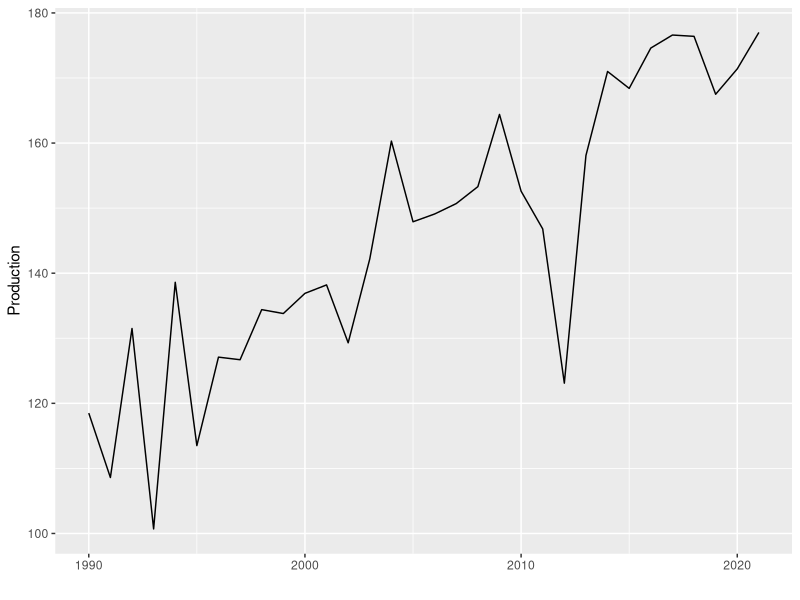
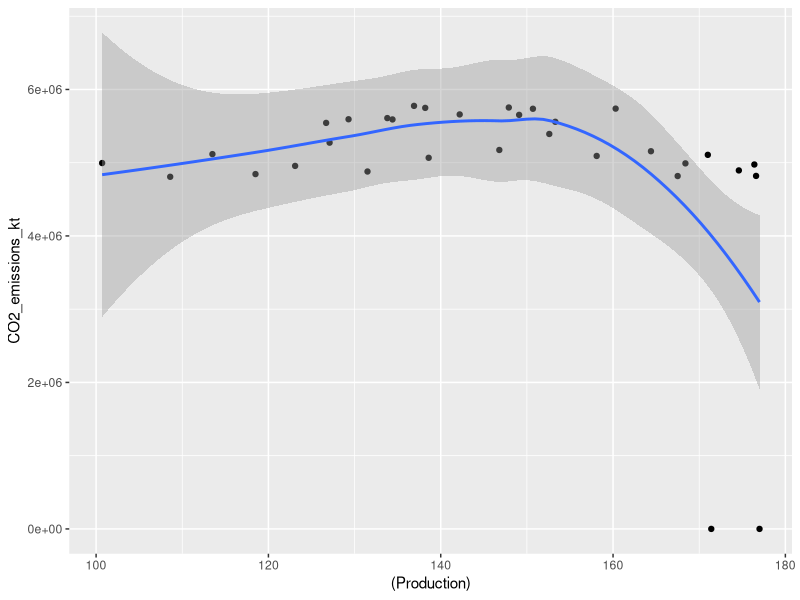
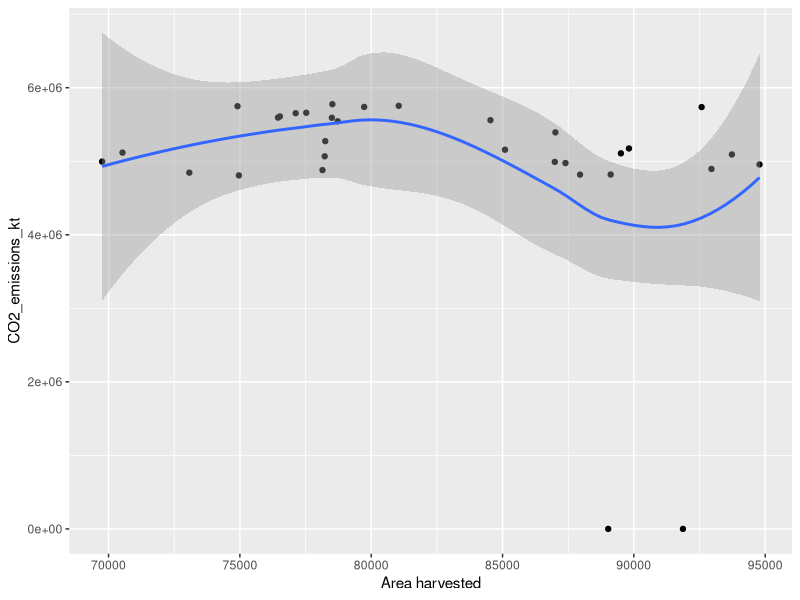
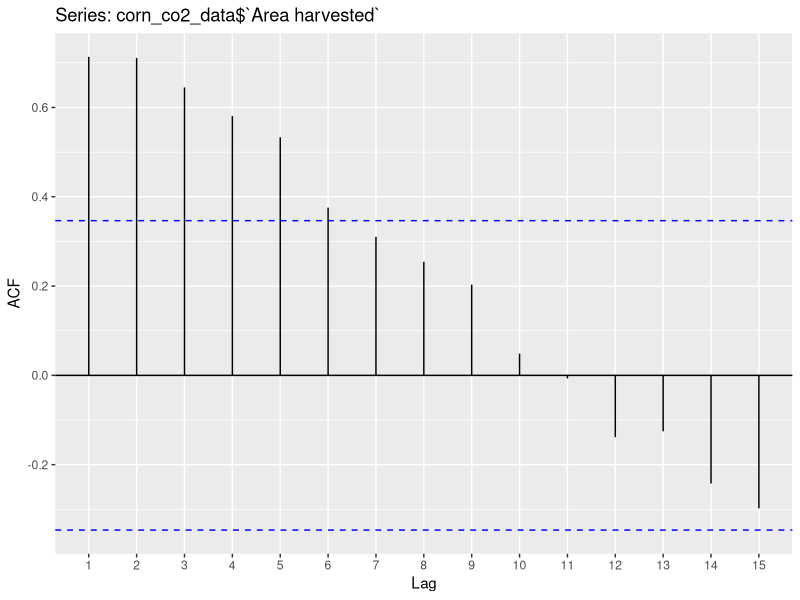
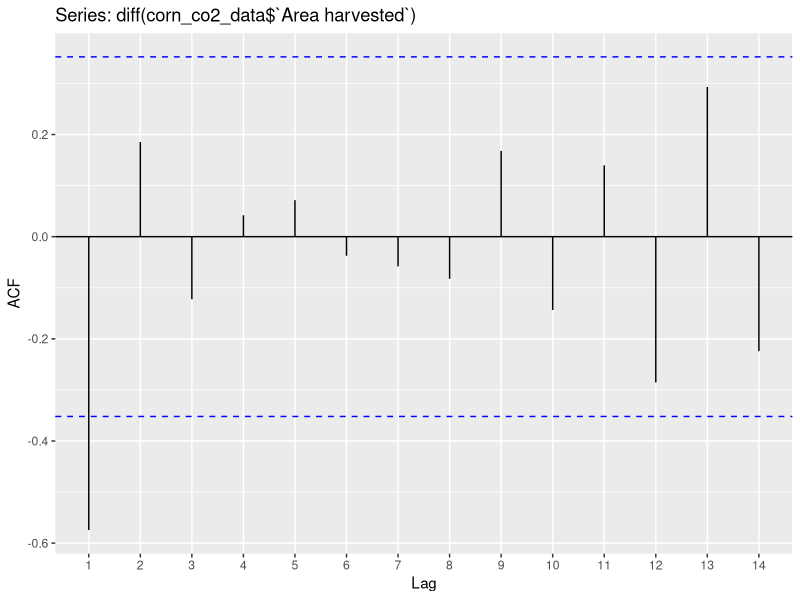
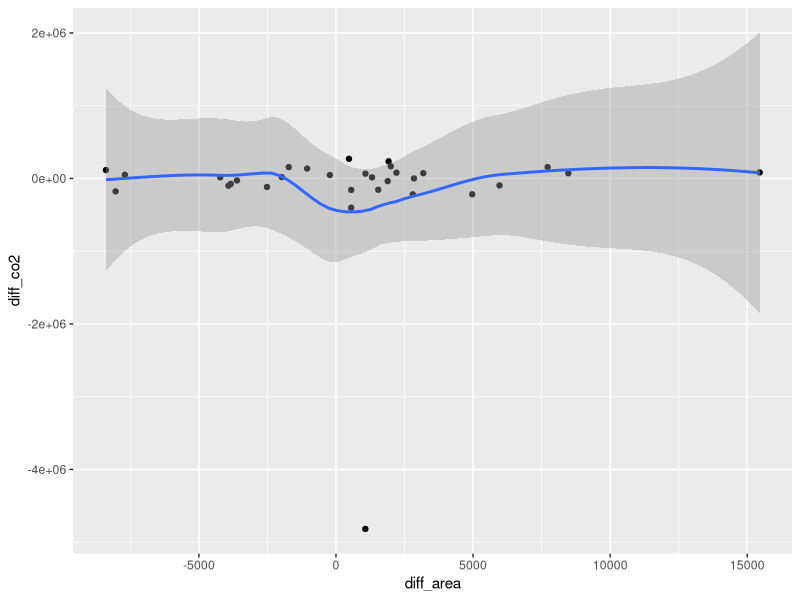
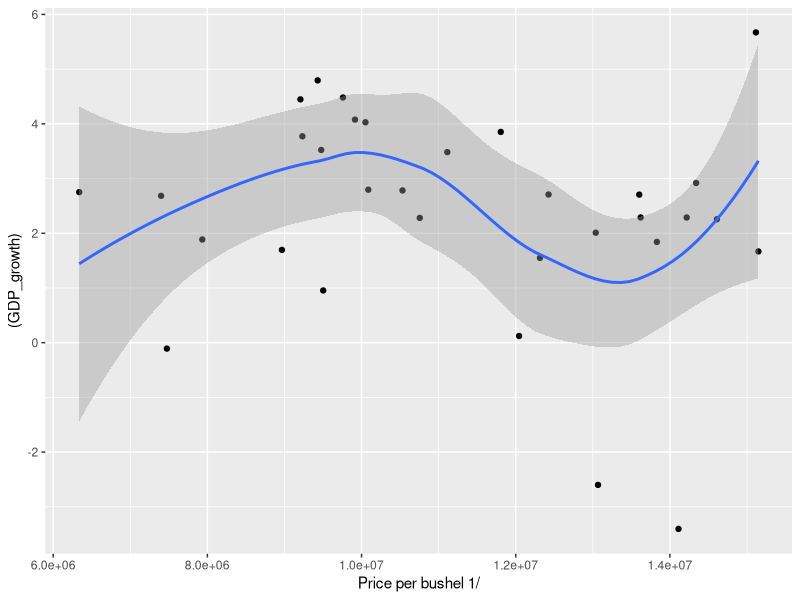
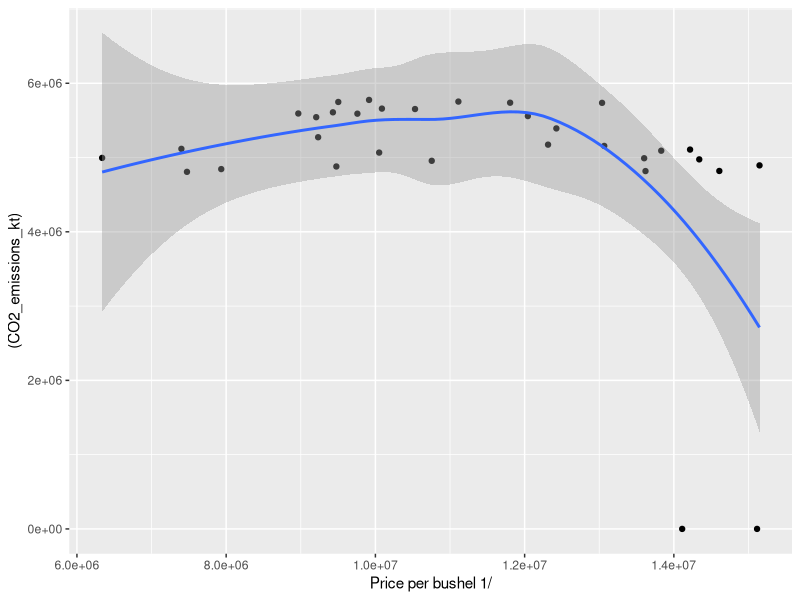

Source code (R) for these figures, in order:
## ---- chunk 1
library(tidyverse)
library(ggplot2)
library(dplyr)
#install.packages("forecast")
require(forecast)
library(readr)
library(tidyr)
## ---- chunk 2
co2_data_clean <- read.csv(here::here("dataset/clean_co2.csv"))

## ---- chunk 3
# used barley datasets for col names
barley_data_3 <- read_csv(here::here("dataset", "barley/crop_p015_t005.csv"),skip = 5)
barley_data_3<- barley_data_3[-2,3:ncol(barley_data_3)] %>% drop_na(Year) %>% head(-1)

barley_data_4 <- read_csv(here::here("dataset", "barley/crop_p016_t010.csv"),skip = 5)
barley_data_4<- barley_data_4[-2,3:ncol(barley_data_4)] %>% drop_na(Year) %>% head(-1)



corn_data_3 <-read_csv(here::here("dataset", "corn/crop_p031_t024.csv"),skip = 7)
corn_data_3<- corn_data_3[-2,3:ncol(corn_data_3)] %>% drop_na(Year) %>%filter(nchar(Year)==4)
colnames(corn_data_3) <- colnames(barley_data_3) ## (barley_data_3)
corn_data_3 <- corn_data_3[,1:7]
# View(corn_data_3)

corn_data_4 <- read_csv(here::here("dataset", "corn/crop_p032_t034.csv"),skip = 7)
corn_data_4<- corn_data_4[-2,3:ncol(corn_data_4)] %>% drop_na(Year) %>%filter(nchar(Year)==4)
colnames(corn_data_4) <- colnames(barley_data_4) ## (barley_data_4)
corn_data_4 <- corn_data_4[,1:7]
# View(corn_data_4)


corn_data <- corn_data_3%>%bind_rows(corn_data_4) 
corn_data <- corn_data %>% type_convert()
View(corn_data)

corn_co2_data <- co2_data_clean %>% left_join(corn_data, by = c("Time" = "Year"))
View(corn_co2_data)

## ---- chunk 4

Year <- corn_co2_data %>% pull(Time)
Production <- corn_co2_data %>% pull(Production)
co_emit <- corn_co2_data %>% pull(CO2_emissions_kt)

corn_ts <- ggplot(corn_co2_data, aes(x=Year, y=Production)) +
  geom_line() +
  xlab("")
corn_ts

## ---- chunk 5
corn_co2_data %>% ggplot(aes(x = (Production), y = CO2_emissions_kt)) + geom_point()+ geom_smooth()

corn_co2_data %>% ggplot(aes(x = `Area harvested`, y = CO2_emissions_kt)) + geom_point()+ geom_smooth()
## ---- chunk 6
ggAcf(corn_co2_data$`Area harvested`) 
## ---- chunk 7
ggAcf(diff(corn_co2_data$`Area harvested`)) 
## ---- chunk 8
diff_df <- data.frame(diff_area = diff(corn_co2_data$`Area harvested`), diff_co2 = diff(corn_co2_data$CO2_emissions_kt) )
diff_df %>% ggplot(aes(x = diff_area, y = diff_co2)) + geom_point()+ geom_smooth()

## ---- chunk 9
lm1 <- (lm(`Area harvested`~ poly(CO2_emissions_kt,3), corn_co2_data)) 
summary(lm1)

lm1_diff <-lm(diff_area ~ diff_co2, diff_df) 
summary(lm1_diff)
## ---- chunk 10
corn_co2_data %>% ggplot(aes(y = (GDP_growth), x = `Price per bushel 1/`)) + geom_point() + geom_smooth()
corn_co2_data %>% ggplot(aes(y = (CO2_emissions_kt), x = `Price per bushel 1/`)) + geom_point() + geom_smooth()
corn_co2_data %>% ggplot(aes(y = (Goods_services_exports), x = `Price per bushel 1/`)) + geom_point() + geom_smooth()
corn_co2_data %>% ggplot(aes(y = (Goods_services_exports), x = (Production))) + geom_point() + geom_smooth()

ggplot(corn_co2_data[which(corn_co2_data$Forest_area_percent>0),],aes(y = (Forest_area_percent), x = `Area harvested`)) + geom_point() + geom_smooth()

